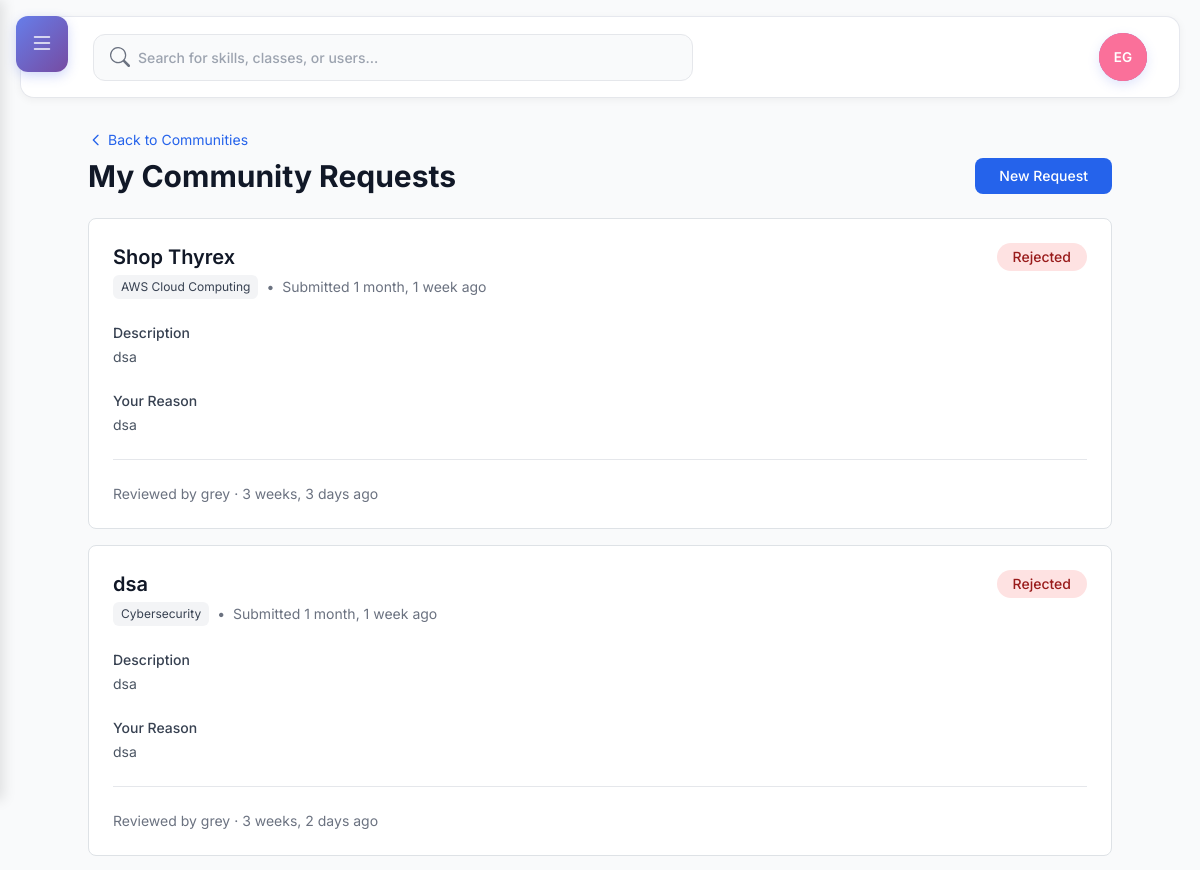
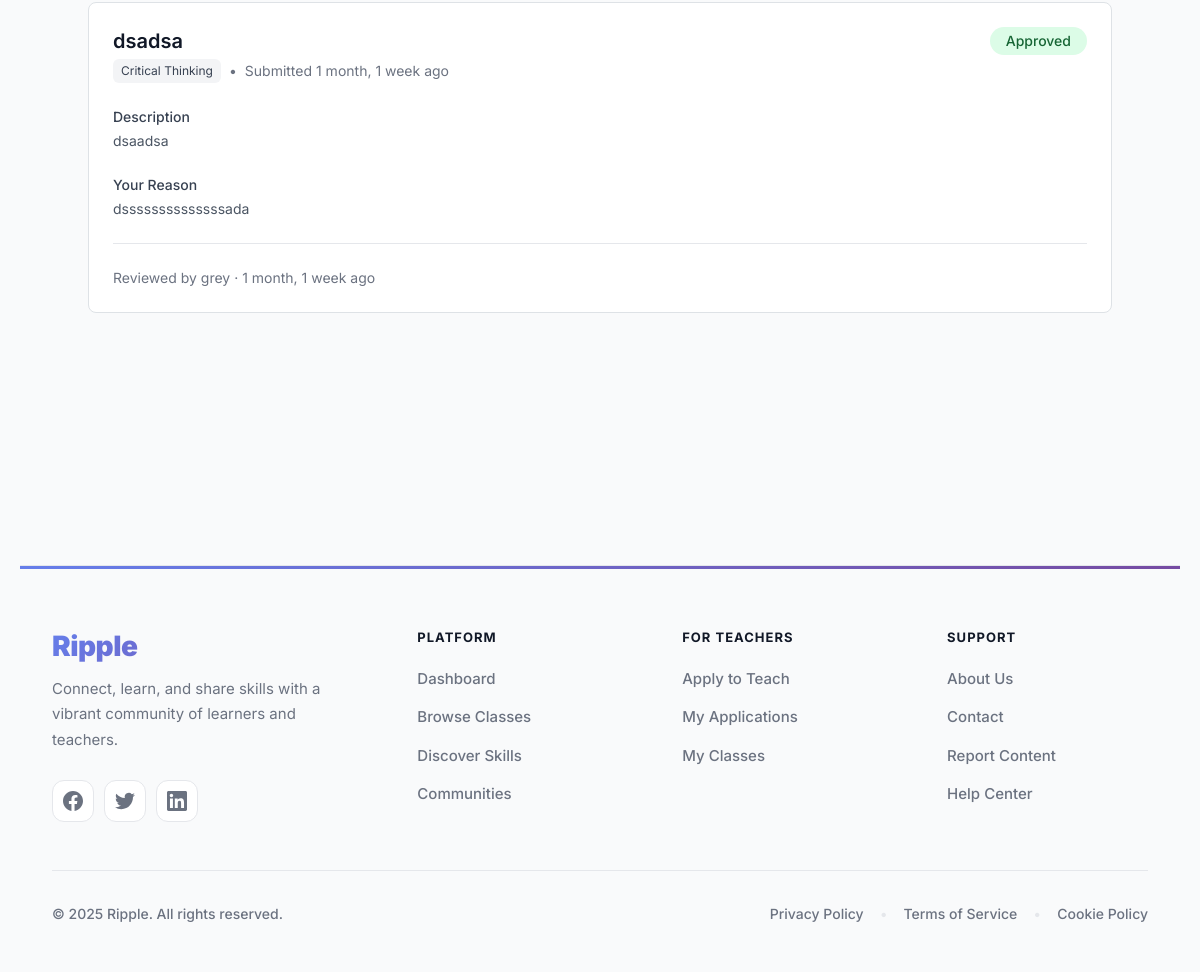
/communities/my-requests/ (signed in), run on the app's committed database (2 pictures, top to bottom).
### communities/models.py (models this page shows, shortened)
class CommunityRequest(models.Model):
    PENDING = 'pending'
    APPROVED = 'approved'
    REJECTED = 'rejected'
    STATUS_CHOICES = [
        (PENDING, 'Pending Review'),
        (APPROVED, 'Approved'),
        (REJECTED, 'Rejected'),
    ]
    requester = models.ForeignKey(settings.AUTH_USER_MODEL, on_delete=models.CASCADE, related_name='community_requests')
    name = models.CharField(max_length=140)
    skill = models.ForeignKey(Skill, on_delete=models.CASCADE)
    description = models.TextField()
    reason = models.TextField(help_text="Why do you want to create this community?")
    status = models.CharField(max_length=20, choices=STATUS_CHOICES, default=PENDING)
    admin_notes = models.TextField(blank=True)
    created_at = models.DateTimeField(auto_now_add=True)
    reviewed_at = models.DateTimeField(null=True, blank=True)
    reviewed_by = models.ForeignKey(settings.AUTH_USER_MODEL, on_delete=models.SET_NULL, null=True, blank=True, related_name='reviewed_requests')
    class Meta:
        ordering = ['-created_at']

### skills/models.py (models this page shows, shortened)
class Skill(models.Model):
    name = models.CharField(max_length=120, unique=True)
    description = models.TextField(blank=True)

### communities/views.py (the view)
# urls.py: path('my-requests/', views.my_community_requests, name='my_requests'),
@login_required
def my_community_requests(request):
    requests_list = CommunityRequest.objects.filter(
        requester=request.user
    ).select_related(
        'skill', 'reviewed_by'
    ).order_by('-created_at')
    return render(request, 'communities/my_requests.html', {'requests': requests_list})

### skills/templatetags/skills_tags.py (called while the page is built)
@register.simple_tag(takes_context=True)
def pending_trade_offers_count(context):
    request = context.get('request')
    if not request or not request.user.is_authenticated:
        return 0
    return ClassTradeOffer.objects.filter(
        receiver=request.user,
        status=ClassTradeOffer.PENDING
    ).count()

### users/context_processors.py (called while the page is built)
def recaptcha_site_key(request):
    return {
        'RECAPTCHA_SITE_KEY': getattr(settings, 'RECAPTCHA_SITE_KEY', '')
    }

def unread_messages_count(request):
    unread_count = 0
    if request.user.is_authenticated:
        from chat.models import MessageStatus
        unread_count = MessageStatus.objects.filter(
            user=request.user,
            is_read=False
        ).exclude(
            message__sender=request.user
        ).count()
    return {
        'unread_messages_count': unread_count
    }

### users/templatetags/user_tags.py (called while the page is built)
def get_avatar_color(user):
    hash_value = int(hashlib.md5(user.username.encode()).hexdigest(), 16)
    color_index = hash_value % len(AVATAR_COLORS)
    return AVATAR_COLORS[color_index]

@register.inclusion_tag('users/user_avatar.html', takes_context=False)
def user_avatar(user, size='medium', css_class=''):
    has_avatar = user.profile.avatar if hasattr(user, 'profile') else False
    first_name = user.first_name or ''
    last_name = user.last_name or ''
    if first_name and last_name:
        initials = f"{first_name[0]}{last_name[0]}".upper()
    elif first_name:
        initials = first_name[0].upper()
    elif last_name:
        initials = last_name[0].upper()
    else:
        initials = user.username[0].upper() if user.username else '?'
    avatar_color = get_avatar_color(user)
    return {
        'user': user,
        'has_avatar': has_avatar,
        'avatar_url': user.profile.avatar.url if has_avatar else None,
        'initials': initials,
        'avatar_color': avatar_color,
        'size': size,
        'css_class': css_class,
    }

### communities/templates/communities/my_requests.html (shortened to what this page needs)
{% extends 'base.html' %}
{% block content %}
<div class="max-w-5xl mx-auto">
    <div class="mb-6">
        <a href="{% url 'communities:communities' %}" class="text-blue-600 hover:text-blue-700 text-sm flex items-center gap-1 mb-2">
            <svg class="h-4 w-4" fill="none" stroke="currentColor" viewBox="0 0 24 24">
                <path stroke-linecap="round" stroke-linejoin="round" stroke-width="2" d="M15 19l-7-7 7-7"></path>
            </svg>
            Back to Communities
        </a>
        <div class="flex items-center justify-between">
            <h1 class="text-3xl font-bold text-gray-900">My Community Requests</h1>
            <a href="{% url 'communities:request_community' %}" class="px-4 py-2 bg-blue-600 text-white rounded-lg hover:bg-blue-700 transition-colors font-medium text-sm">
                New Request
            </a>
        </div>
    </div>
    {% if requests %}
        <div class="space-y-4">
            {% for req in requests %}
                <div class="bg-white rounded-lg border border-gray-200 p-6">
                    <div class="flex items-start justify-between mb-4">
                        <div class="flex-1">
                            <h3 class="text-xl font-semibold text-gray-900">{{ req.name }}</h3>
                            <div class="flex items-center gap-2 text-sm text-gray-500 mt-1">
                                <span class="px-2 py-1 bg-gray-100 text-gray-700 rounded text-xs">{{ req.skill.name }}</span>
                                <span>•</span>
                                <span>Submitted {{ req.created_at|timesince }} ago</span>
                            </div>
                        </div>
                        {% if req.status == 'pending' %}
                            <span class="px-3 py-1 bg-yellow-100 text-yellow-800 rounded-full text-sm font-medium">
                                Pending Review
                            </span>
                        {% elif req.status == 'approved' %}
                            <span class="px-3 py-1 bg-green-100 text-green-800 rounded-full text-sm font-medium">
                                Approved
                            </span>
                        {% elif req.status == 'rejected' %}
                            <span class="px-3 py-1 bg-red-100 text-red-800 rounded-full text-sm font-medium">
                                Rejected
                            </span>
                        {% endif %}
                    </div>
                    <div class="mb-4">
                        <h4 class="text-sm font-medium text-gray-700 mb-1">Description</h4>
                        <p class="text-gray-600 text-sm">{{ req.description }}</p>
                    </div>
                    <div class="mb-4">
                        <h4 class="text-sm font-medium text-gray-700 mb-1">Your Reason</h4>
                        <p class="text-gray-600 text-sm">{{ req.reason }}</p>
                    </div>
                    {% if req.reviewed_at %}
                        <div class="border-t border-gray-200 pt-4 text-sm text-gray-500">
                            <span>Reviewed by {{ req.reviewed_by.username }} · {{ req.reviewed_at|timesince }} ago</span>
                        </div>
                    {% endif %}
                </div>
            {% endfor %}
        </div>
    {% endif %}
</div>
{% endblock %}

### static/css/main.css (style rules this page uses)
:root { --bg:#f6f7f9;--card:#f0f1f3;--sidebar:#233455;--sidebarText:#e6ecf5;--text:#121417;--muted:#8b93a1;--brand:#4a67ff }
* { box-sizing:border-box }
html,body { margin:0;padding:0;font-family:Inter,system-ui,-apple-system,Segoe UI,Roboto,Arial,sans-serif;color:var(--text);background:var(--bg) }

### templates/base.html (style rules this page uses)
:root { --sidebar-width: 280px; --collision-breakpoint: 1200px; --brand: #667eea; --brand-hover: #5a77ff; --brand-gradient: linear-gradient(135deg, #667eea 0%, #764ba2 100%); --text: #111827; --text-light: #6b7280; --card: #ffffff; --background: #f9fafb; --border: #e5e7eb; --sidebar-bg: #1f2937; --sidebar-hover: #374151; }
* { font-family: 'Inter', -apple-system, BlinkMacSystemFont, sans-serif; -webkit-font-smoothing: antialiased; -moz-osx-font-smoothing: grayscale; }
body { background: var(--background); }

### communities/templates/communities/my_requests.html (style rules this page uses)
.max-w-5xl { min-height: calc(100vh - 120px); padding-bottom: 100px; }

### data on the page
CommunityRequest: name "Shop Thyrex", skill.name "AWS Cloud Computing", created_at "1 month, 1 week", status "Rejected", description "dsa", reason "dsa", reviewed_by.username "grey", reviewed_at "3 weeks, 3 days"
CommunityRequest: name "dsa", skill.name "Cybersecurity", created_at "1 month, 1 week", status "Rejected", description "dsa", reason "dsa", reviewed_by.username "grey", reviewed_at "3 weeks, 2 days"
CommunityRequest: name "dsadsa", skill.name "Critical Thinking", created_at "1 month, 1 week", status "Approved", description "dsaadsa", reason "dssssssssssssssada", reviewed_by.username "grey", reviewed_at "1 month, 1 week"

### other printed values
{{ initials }} "EG"
